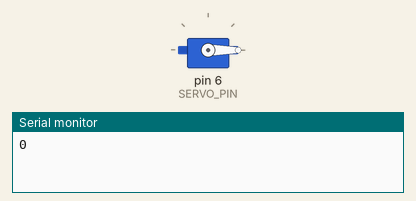
This sketch was run on a simulated Arduino Uno, built with avr-gcc and run on an emulated ATmega328P. Parts: servo, the last lines printed to the serial monitor.

Above: at 0.05 s.
At 4.45 s:
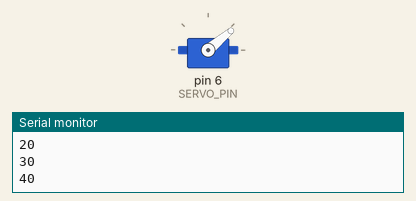
At 8.95 s:
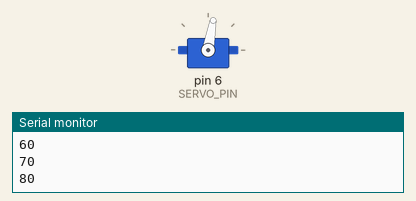
At 17.95 s:
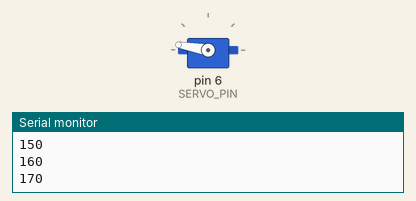
Timing chart, 0 to 23.4 s (numbered marks = the images above):
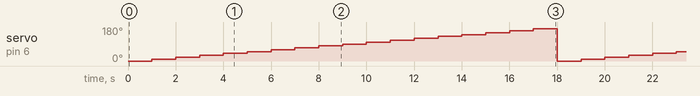

The sketch:

servo_demo.ino
```cpp
#include <Servo.h>

#define SERVO_PIN 6

Servo servo;

void setup() {
    Serial.begin(9600);
    servo.attach(SERVO_PIN);
}
void loop() {
    for (int i = 0; i < 180; i += 10) {
        Serial.println(i);
        servo.write(i);
        delay(1000);
    }
}
```

Measured:
- by itself, servo on pin 6 (SERVO_PIN): repeats every 18.0 s: 20° 1.0 s, 30° 1.0 s, 40° 1.0 s, 50° 1.0 s, 60° 1.0 s, 70° 1.0 s, 80° 1.0 s, 90° 1.0 s, 100° 1.0 s, 110° 1.0 s, 120° 1.0 s, 130° 1.0 s, 140° 1.0 s, 150° 1.0 s, 160° 1.0 s, 170° 1.0 s, 0° 1.0 s, 10° 1.0 s
